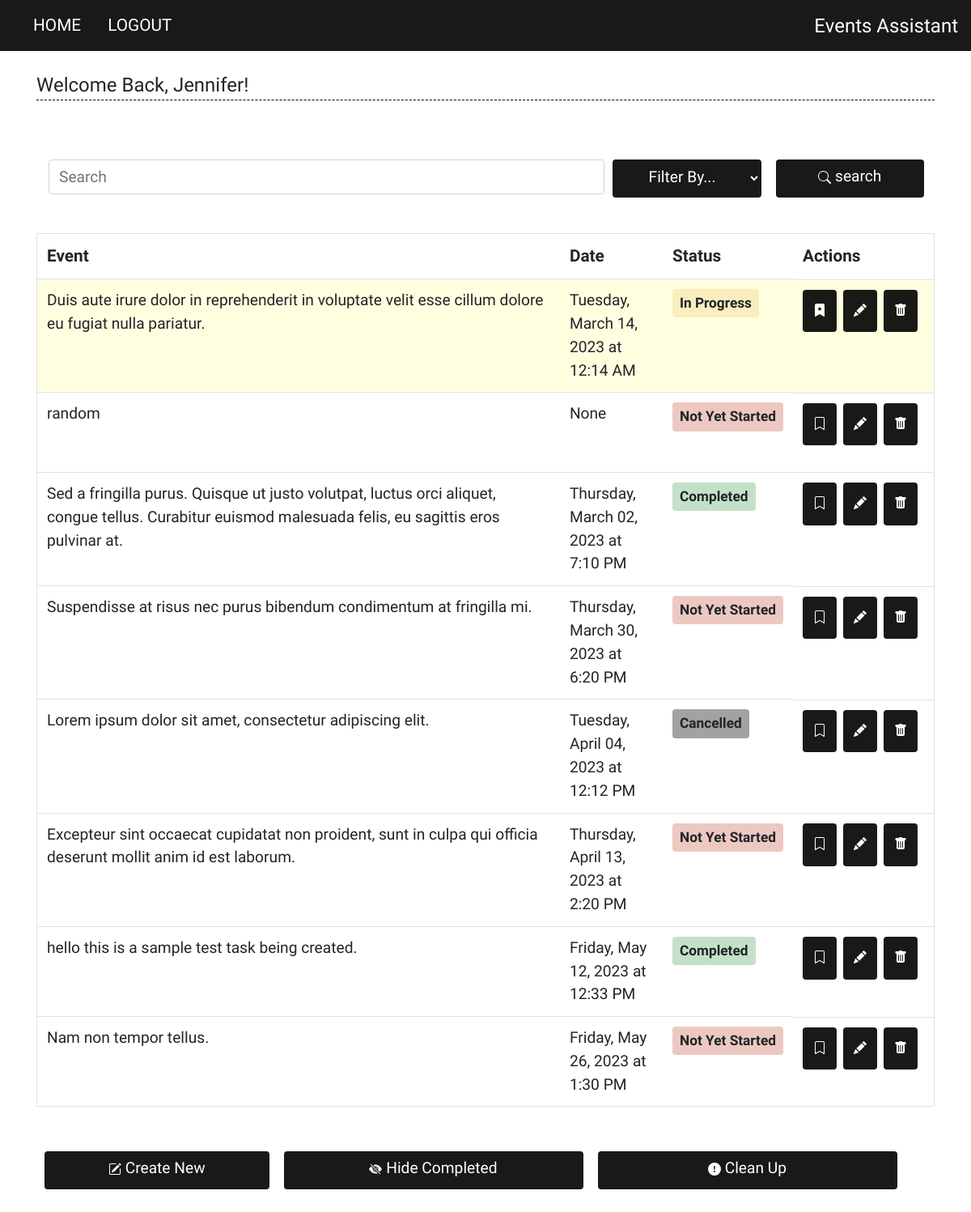
Screenshot of /home (signed in) with the database file from the repository.
### website/models.py (models this page shows)
class User(db.Model, UserMixin):
    id = db.Column(db.Integer, primary_key=True)
    username = db.Column(db.String(150), unique=True)
    password = db.Column(db.String(150))
    first_name = db.Column(db.String(150))
    tasks = db.relationship('Task')

class Task(db.Model):
    id = db.Column(db.Integer, primary_key=True)
    content = db.Column(db.String(200), nullable=False)
    due_date = db.Column(db.String(30)) # formatted str date (ex: Tuesday, April 05, 2022)
    due_date_int = db.Column(db.String(20)) # YYYY-MM-DD str format
    time = db.Column(db.String(20)) # str type, account for untimed tasks
    user_id = db.Column(db.Integer, db.ForeignKey('user.id'))
    status = db.Column(db.String(30), default="Not Yet Started") # Other Statuses: In Progress, Completed, Cancelled
    bookmarked = db.Column(db.Boolean, default=False)

### website/views.py (the view, shortened to what this page needs)
@views.route('/', methods=['POST', 'GET'])
@views.route('/home', methods=['POST', 'GET'])
@login_required
def home():
    tasks = Task.query.filter_by(user_id=current_user.id). \
                                order_by(Task.bookmarked.desc(), Task.due_date_int, Task.time).all()
    return render_template('home.html', user=current_user, tasks=tasks, isQuery=False)

### website/__init__.py (called while the page is built)
def create_app():
    app = Flask(__name__)
    app.config['SECRET_KEY'] = '2797cfdcad8dcc11d9f00ffbc5704bee'
    app.config['SQLALCHEMY_DATABASE_URI'] = f'sqlite:///{DB_NAME}'
    db.init_app(app)
    from .views import views
    from .auth import auth
    app.register_blueprint(views, url_prefix='/')
    app.register_blueprint(auth, url_prefix='/')
    from .models import Task, User
    create_database(app)
    login_manager = LoginManager()
    login_manager.login_view = 'auth.login' # if not logged in
    login_manager.init_app(app)
    @login_manager.user_loader
    def load_user(id):
        return User.query.get(int(id))
    return app

### website/templates/home.html (shortened to what this page needs)
{% extends "base.html" %}
{% block content %}
  <br>
  <legend class="main-header">Welcome Back, {{ user.first_name }}!</legend>
  <form method="POST" class="row">
    <div class="form-group input-group searchbar">
      <input type="search" id="Query" name="Query" class="button form-control rounded col-md-7 col-lg-9 custom-btn" placeholder="Search"/>
      <select class="form-select dropdown-btn btn col-md-3 col-lg-2 custom-btn" value="Filter" name="QueryFilter">
        <option selected>Filter By...</option>
      </select>
      <button type="submit" class="btn search-btn col-md-2 col-lg-2 custom-btn" name="action" value="Search">
         search
      </button>
    </div>
  </form>
  <br>
  {% if tasks|length >= 1%}
  <div class="table-responsive">
  <table id="tasksTable" class="table border fade-container">
    <thead class="header-row">
      <tr>
        <td>Event</td>
        <td>Date</td>
        <td>Status</td>
        <td>Actions</td>
      </tr>
    </thead>
    <tbody class="tasks-text">
      {% for task in tasks %}
        {% if task.bookmarked %}
        <tr class="bookmarked-group data-row">
        {% else %}
        <tr class="unbookmarked-group data-row">
        {% endif %}
        {% if task.content|length >= 80 %}
          <td>{{ task.content }}</td>
        {% else %}
        <td>
          <p>
            {{ task.content }}
            <span style="color:transparent;">{{ "a" * (60 - task.content|length) }}</span>
          </p>
        </td>
        {% endif %}
          <td>
            {% if task.due_date != "None" and task.time %}
              {{ task.due_date }} at {{ task.time }}
            {% else %}
              {{ task.due_date }}
            {% endif %}
          </td>
          <td class="status-col">
            {% if task.status == "Completed" %}
              <span class="badge completed-badge">
                {{ task.status }}
              </span>
            {% elif task.status == "In Progress" %}
              <span class="badge progress-badge">
                {{ task.status }}
              </span>
            {% elif task.status == "Cancelled" %}
              <span class="badge cancelled-badge">
                {{ task.status }}
              </span>
            {% else %}
              <span class="badge todo-badge">
                {{ task.status }}
              </span>
            {% endif %}
          </td>
          <td class="table-actions">
            <a href="/bookmark/{{ task.id }}" class="btn">
            </a>
            <a href="/update/{{ task.id }}" class="btn">
            </a>
            <a href="/delete/{{ task.id }}" class="btn" onclick="return confirmDelete(`single`)">
            </a>
          </td>
        </tr>
      {% endfor %}
    </tbody>
  </table>
  </div>
  {% endif %}
  <br>
  <div class="container">
    <form method="POST">
      <div class="row">
        <button
          type="submit"
          class="btn col-md-4 col-lg-3 custom-btn"
          name="action"
          value="Create New"
        >
        Create New
        </button>
        <button
          type="submit"
          class="btn col-md-3 col-lg-4 custom-btn"
          name="action"
          value="Hide Completed Tasks"
          onclick="toggleView(this); return false;"
        >
        Hide Completed
        </button>
        <button
          type="submit"
          class="btn col-md-3 col-lg-4 custom-btn"
          name="action"
          value="Clean Up"
          onclick="return confirmDelete(`all`)"
        >
        <svg xmlns="http://www.w3.org/2000/svg" width="16" height="16" fill="currentColor" class="bi bi-exclamation-circle-fill" viewBox="0 0 16 16">
          <path d="M16 8A8 8 0 1 1 0 8a8 8 0 0 1 16 0zM8 4a.905.905 0 0 0-.9.995l.35 3.507a.552.552 0 0 0 1.1 0l.35-3.507A.905.905 0 0 0 8 4zm.002 6a1 1 0 1 0 0 2 1 1 0 0 0 0-2z"/>
        </svg>
        Clean Up
        </button>
      </div>
    </form>
  </div>
  <br>
  <br>
{% endblock %}

### website/static/style.css (style rules this page uses)
.bookmarked-group { background-color: lightyellow; }
* { font-family: 'Pangolin', cursive; }
.form-group { margin: 20px; }
.col-title, .btn, .button, #content, .tasks-text, #due_date, #time, #curr_status { font-size: 1.2em; }
.header-row { font-size: 1.3em; font-weight: bold; }
.table-actions { display: inline-flex; }
.main-header { border-bottom: 1px dashed black; }
.btn { background-color: rgba(0,0,0,0.9); color: white; font-family: 'Yomogi', cursive; padding-bottom: 10px; margin-right: 8px; }
.custom-btn { margin-top: 15px; }
.badge { padding: 9px; font-size: .9em; }
.completed-badge { background-color: rgb(197, 224, 200); }
.progress-badge { background-color: rgb(250, 237, 190); }
.cancelled-badge { background-color: rgb(163, 162, 162); }
.todo-badge { background-color: rgb(237, 200, 194); }
.searchbar { margin-top: 50px; }
@media all and (min-width:580px) { .custom-btn { margin-left: 10px; } }
.fade-container { animation: fadein 1.3s; }

### rows the page displays
User: first_name "Jennifer"
Task: content "Duis aute irure dolor in reprehenderit in voluptate velit esse cillum dolore eu fugiat nulla pariatur.", due_date "Tuesday, March 14, 2023", time "12:14 AM", status "In Progress", bookmarked True (drawn)
Task: content "random", due_date "None", status "Not Yet Started", bookmarked False (drawn)
Task: content "Sed a fringilla purus. Quisque ut justo volutpat, luctus orci aliquet, congue tellus. Curabitur euismod malesuada felis, eu sagittis eros pulvinar at.", due_date "Thursday, March 02, 2023", time "7:10 PM", status "Completed", bookmarked False (drawn)
Task: content "Suspendisse at risus nec purus bibendum condimentum at fringilla mi.", due_date "Thursday, March 30, 2023", time "6:20 PM", status "Not Yet Started", bookmarked False (drawn)
Task: content "Lorem ipsum dolor sit amet, consectetur adipiscing elit.", due_date "Tuesday, April 04, 2023", time "12:12 PM", status "Cancelled", bookmarked False (drawn)
Task: content "Excepteur sint occaecat cupidatat non proident, sunt in culpa qui officia deserunt mollit anim id est laborum.", due_date "Thursday, April 13, 2023", time "2:20 PM", status "Not Yet Started", bookmarked False (drawn)
Task: content "hello this is a sample test task being created.", due_date "Friday, May 12, 2023", time "12:33 PM", status "Completed", bookmarked False (drawn)
Task: content "Nam non tempor tellus.", due_date "Friday, May 26, 2023", time "1:30 PM", status "Not Yet Started", bookmarked False (drawn)
